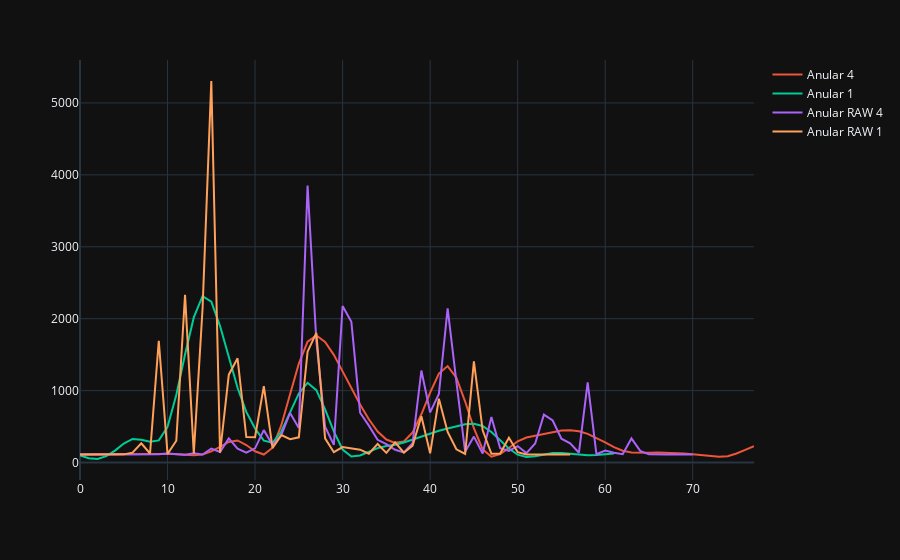

Here is the notebook cell this chart was saved with:
### Code cell
senal_reconstruida_anular_0=reconstruccionWavelet(coeficientes_anulares_0)
senal_reconstruida_anular_1=reconstruccionWavelet(coeficientes_anulares_1)
senal_reconstruida_anular_4=reconstruccionWavelet(coeficientes_anulares_4)


fig = px.line(template="plotly_dark")
fig.add_scatter(y=senal_reconstruida_anular_4, mode='lines', name='Anular 4')
fig.add_scatter(y=senal_reconstruida_anular_1, mode='lines', name='Anular 1')
fig.add_scatter(y=muestras_rango_anular_4, mode='lines', name='Anular RAW 4')
fig.add_scatter(y=muestras_rango_anular_1, mode='lines', name='Anular RAW 1')
fig.show()

### Figure 1 — Plotly figure (JSON) as saved in the notebook; plotly's stock layout.template omitted (floating-point values rounded to 4 significant figures)
{"data": [{"hovertemplate": "<extra></extra>", "legendgroup": "", "line": {"color": "#636efa", "dash": "solid"}, "marker": {"symbol": "circle"}, "mode": "lines", "name": "", "orientation": "v", "showlegend": false, "type": "scatter", "xaxis": "x", "yaxis": "y"}, {"mode": "lines", "name": "Anular 4", "type": "scatter", "y": [113.2, 113.0, 112.7, 112.3, 111.8, 111.0, 111.1, 112.6, 115.8, 120.6, 122.3, 118.8, 111.7, 102.6, 112.8, 156.2, 218.2, 286.3, 307.4, 244.0, 156.9, 111.7, 206.4, 519.2, 951.1, 1376.0, 1682.0, 1767.0, 1677.0, 1498.0, 1268.0, 1032.0, 808.6, 602.2, 432.1, 319.9, 273.9, 292.7, 418.9, 671.4, 971.3, 1237.0, 1341.0, 1179.0, 848.2, 477.0, 183.9, 81.49, 118.2, 203.2, 295.5, 348.8, 373.9, 401.5, 426.4, 444.0, 449.9, 435.7, 399.8, 344.6, 279.3, 214.7, 164.5, 140.3, 134.9, 137.5, 141.2, 138.1, 130.6, 124.5, 115.5, 101.5, 88.03, 79.34, 88.49, 125.5, 176.9, 226.6]}, {"mode": "lines", "name": "Anular 1", "type": "scatter", "y": [100.3, 61.33, 49.48, 88.81, 166.1, 265.1, 328.5, 315.8, 288.2, 308.1, 495.4, 940.3, 1503.0, 2018.0, 2313.0, 2235.0, 1898.0, 1470.0, 1039.0, 704.7, 472.9, 304.8, 275.5, 431.3, 688.5, 961.2, 1109.0, 1006.0, 740.8, 433.1, 181.7, 84.1, 97.98, 146.2, 201.1, 230.7, 247.0, 278.2, 318.7, 363.9, 408.8, 443.2, 474.1, 507.4, 532.1, 539.0, 508.2, 424.7, 311.4, 195.9, 109.3, 79.0, 88.48, 112.4, 133.1, 132.5, 119.0, 108.3, 102.4, 104.7, 113.9, 124.8]}, {"mode": "lines", "name": "Anular RAW 4", "type": "scatter", "y": [112, 113, 112, 115, 113, 108, 112, 114, 111, 117, 126, 118, 110, 131, 111, 194, 147, 335, 193, 138, 198, 451, 244, 382, 690, 480, 3851, 1690, 499, 245, 2177, 1958, 693, 513, 316, 257, 177, 141, 269, 1279, 697, 953, 2145, 1123, 151, 361, 127, 632, 199, 161, 229, 132, 266, 666, 585, 331, 267, 137, 1115, 115, 166, 136, 116, 335, 162, 114, 117, 111, 112, 113, 111]}, {"mode": "lines", "name": "Anular RAW 1", "type": "scatter", "y": [111, 113, 112, 113, 115, 114, 138, 268, 126, 1693, 120, 304, 2332, 125, 2139, 5305, 137, 1222, 1449, 354, 353, 1062, 202, 382, 326, 351, 1542, 1803, 336, 144, 215, 192, 179, 122, 259, 135, 280, 137, 236, 644, 128, 888, 425, 184, 119, 1406, 449, 122, 127, 346, 144, 112, 114, 111, 111, 113, 113]}], "layout": {"legend": {"tracegroupgap": 0}, "margin": {"t": 60}, "xaxis": {"anchor": "y", "domain": [0, 1]}, "yaxis": {"anchor": "x", "domain": [0, 1]}}}
